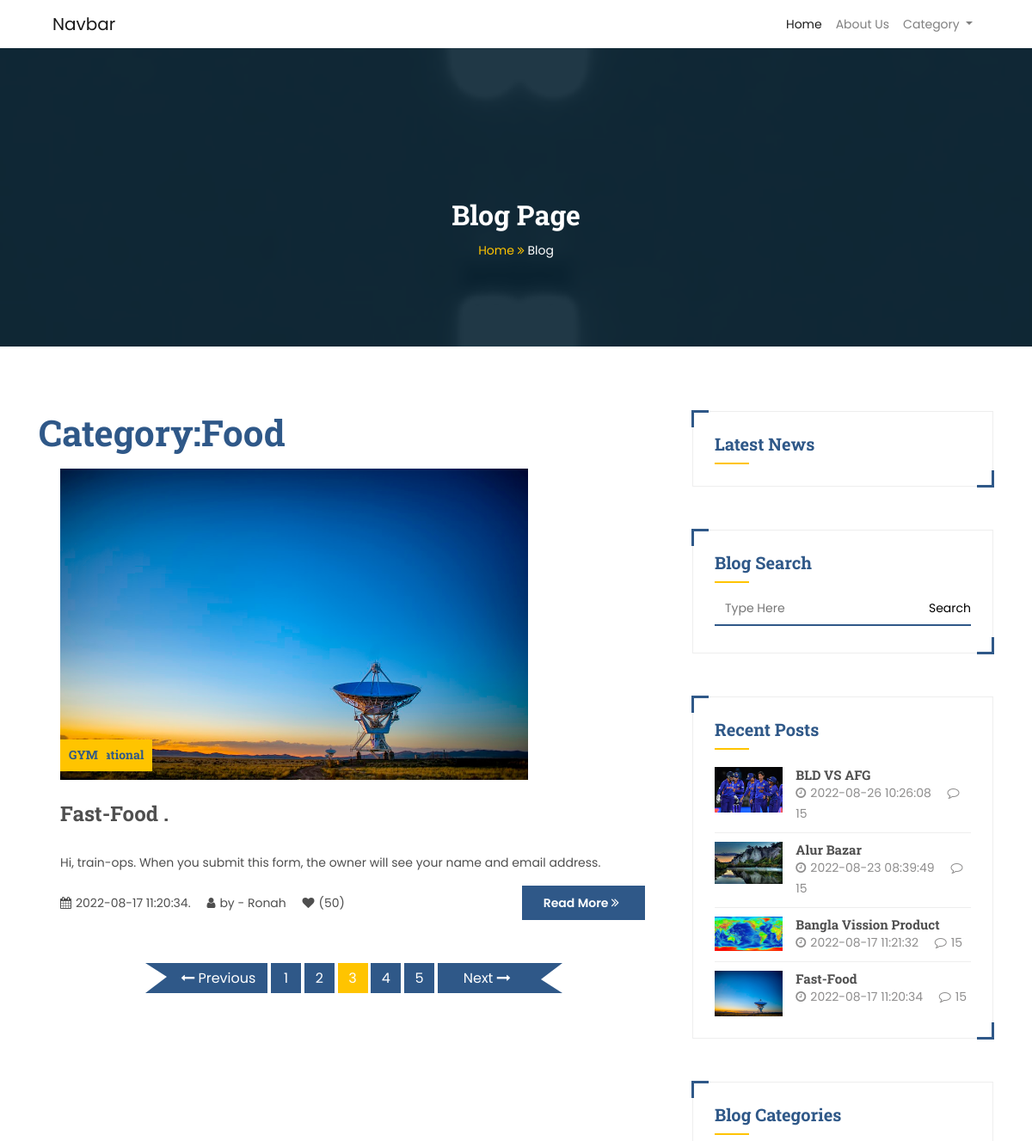
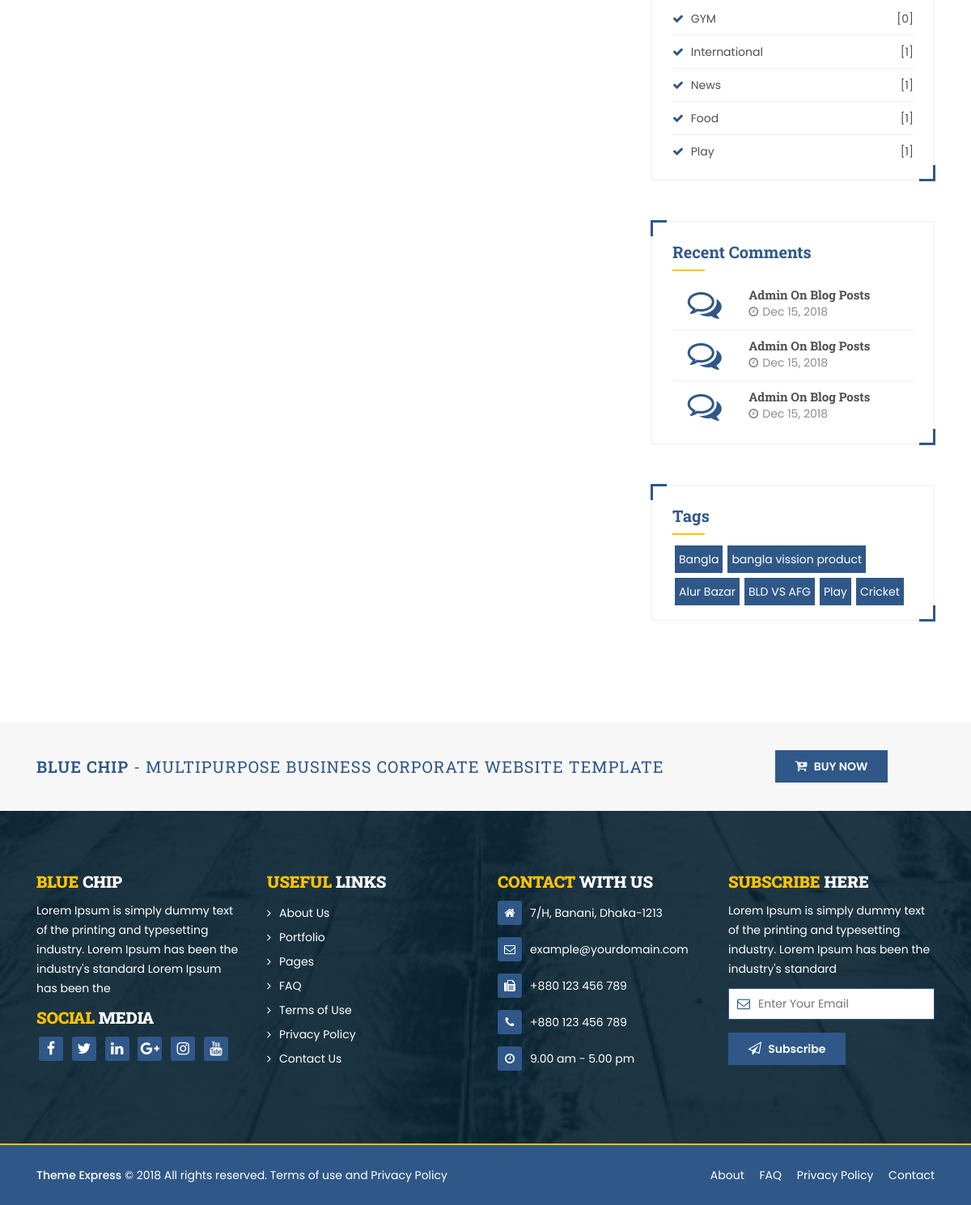
The page /category.php?category_post_veiw=14 on the database its author committed (2 pictures, top to bottom).
### tables this page shows
CREATE TABLE `category` (
  `cat_id` int(11) NOT NULL,
  `cat_name` varchar(255) NOT NULL,
  `cat_des` text NOT NULL,
  `status` int(11) NOT NULL DEFAULT 1 COMMENT '1=active, 2=draft',
  `author` int(11) NOT NULL
);

CREATE TABLE `post` (
  `post_id` int(11) NOT NULL,
  `post_tittle` varchar(255) NOT NULL,
  `post_des` text NOT NULL,
  `post_cat` int(11) NOT NULL,
  `post_image` text NOT NULL,
  `tag` varchar(255) NOT NULL,
  `author` int(11) NOT NULL,
  `status` int(1) NOT NULL DEFAULT 1 COMMENT '1=published, 2=draft ',
  `post_date` datetime NOT NULL
);

CREATE TABLE `user` (
  `user_id` int(11) NOT NULL,
  `user_name` varchar(255) NOT NULL,
  `user_email` varchar(255) NOT NULL,
  `user_phone` varchar(255) DEFAULT NULL,
  `password` varchar(255) NOT NULL,
  `user_address` varchar(255) DEFAULT NULL,
  `user_role` int(1) NOT NULL DEFAULT 3 COMMENT '1=admin, 2=editor, 3=author',
  `user_status` int(1) NOT NULL DEFAULT 2 COMMENT '1=active, 2=inactive',
  `profile` text DEFAULT NULL,
  `join_date` datetime NOT NULL
);

### category.php (the view, shortened to what this page needs)
<?php
    include 'include/header.php';
?>
<section class="blog-bg background-img">
    <div class="container">
        <div class="row">
            <div class="col-md-12">
                <h2 class="page-title">Blog Page</h2>
                <nav class="page-breadcrumb-item">
                    <ol>
                        <li><a href="index.html">Home <i class="fa fa-angle-double-right"></i></a></li>
                        <li class="active">Blog</li>
                    </ol>
                </nav>
            </div>
        </div>
    </div>
</section>
<section>
    <div class="container">
        <div class="row">
            <div class="col-md-8">
                <?php
                    if (isset($_GET['category_post_veiw'])) {
                        $category_post_veiw      = $_GET['category_post_veiw'];
                        $category_post_select    = "SELECT * FROM category WHERE cat_id='$category_post_veiw'";
                        $category_post_select_sql = mysqli_query($db, $category_post_select);
                        while ($row=mysqli_fetch_array($category_post_select_sql)) {
                            $cat_name_veiw =$row['cat_name']; ?>
                            <h1 class="mb-3">Category:<?php echo $cat_name_veiw;?></h1>
                        <?php }
                        $select_post      ="SELECT * FROM post WHERE post_cat='$category_post_veiw'";
                        $select_post_query=mysqli_query($db, $select_post);
                        while ($row=mysqli_fetch_assoc($select_post_query)) {
                              $post_id    =$row['post_id'];
                              $post_tittle=$row['post_tittle'];
                              $post_des   =$row['post_des'];
                              $excerpt    =substr($post_des, '0', '220');
                              $post_image =$row['post_image'];
                              $author     =$row['author'];
                              $post_date  =$row['post_date']; ?>
                              <div class="blog-post">
                                <div class="blog-banner">
                                    <a href="single_post.php?single_post_id=<?php echo $post_id;?>">
                                        <img src="admin/dist/img/post/<?php echo $post_image;?>" width=80%>
                                        <div class="blog-category-name">
                                            <?php
                                                $select_cat    ="SELECT * FROM category";
                                                $select_cat_sql=mysqli_query($db, $select_cat);
                                                while ($row=mysqli_fetch_assoc($select_cat_sql)) {
                                                    $cat_name=$row['cat_name']; ?>
                                                    <h6><?php echo $cat_name;?></h6>
                                                <?php }
                                            ?>
                                        </div>
                                    </a>
                                </div>
                                <div class="blog-description">
                                    <a href="single_post.php?single_post_id=<?php echo $post_id;?>">
                                        <h3 class="post-title"><?php echo $post_tittle;?>.</h3>
                                    </a>
                                    <p><?php echo $excerpt;?></p>
                                    <div class="row">
                                        <div class="col-md-8">
                                            <div class="blog-info">
                                                <ul>
                                                    <li><i class="fa fa-calendar"></i><?php echo $post_date;?>.</li>
                                                    <?php
                                                        $select_author="SELECT * FROM user WHERE user_id='$author'";
                                                        $select_author_sql=mysqli_query($db, $select_author);
                                                        while ($row=mysqli_fetch_array($select_author_sql)) {
                                                            $user_name=$row['user_name'];
                                                        }
                                                    ?>
                                                    <li><i class="fa fa-user"></i>by - <?php echo $user_name;?></li>
                                                    <li><i class="fa fa-heart"></i>(50)</li>
                                                </ul>
                                            </div>
                                        </div>
                                        <div class="col-md-4 read-more-btn">
                                            <a href="single_post.php?single_post_id=<?php echo $post_id;?>">
                                                <button type="button" class="btn-main">Read More <i class="fa fa-angle-double-right"></i></button>
                                            </a>
                                        </div>
                                    </div>
                                </div>
                               </div>
                            <?php }
                    }
                ?>
                <div class="paginetion">
                    <ul>
                        <li class="blog-prev">
                            <a href=""><i class="fa fa-long-arrow-left"></i>  Previous</a>
                        </li>
                        <li><a href="">1</a></li>
                        <li><a href="">2</a></li>
                        <li class="active"><a href="">3</a></li>
                        <li><a href="">4</a></li>
                        <li><a href="">5</a></li>
                        <li class="blog-next">
                            <a href=""> Next <i class="fa fa-long-arrow-right"></i></a>
                        </li>
                    </ul>
                </div>
            </div>
            <div class="col-md-4">
                <?php
                include 'include/sidebar.php';
                ?>
            </div>
        </div>
    </div>
</section>
<section class="buy-now">
    <div class="container">
        <div class="row">
            <div class="col-md-9">
                <h4><span>Blue Chip</span> - Multipurpose Business Corporate Website Template</h4>
            </div>
            <div class="col-md-3">
                <button type="button" class="btn-main"><i class="fa fa-cart-plus"></i> Buy Now</button>
            </div>
        </div>
    </div>
</section>
<?php
    include 'include/footer.php';
?>

### include/sidebar.php (shortened to what this page needs)
<div class="widget">
    <h4>Latest News</h4>
    <div class="title-border"></div>
</div>
<div class="widget">
        <h4>Blog Search</h4>
        <div class="title-border"></div>
        <div class="search-bar">
            <form action="search.php" method="post">
                <div class="form-group btn-group">
                    <input type="text" name="search_keyword" placeholder="Type Here" autocomplete="off" class="form-input">
                    <button style="border: none; background: transparent; border-bottom: 2px solid #2f5888;" type="submit" name="search">Search</button>
                </div>
            </form>
        </div>
</div>
<div class="widget">
    <h4>Recent Posts</h4>
    <div class="title-border"></div>
    <div class="recent-post">
        <?php
             $select_post      ="SELECT * FROM post ORDER BY post_id DESC LIMIT 4";
            $select_post_query=mysqli_query($db, $select_post);
            while ($row=mysqli_fetch_assoc($select_post_query)) {
                  $post_id    =$row['post_id'];
                  $post_tittle=$row['post_tittle'];
                  $post_image =$row['post_image'];
                  $post_date  =$row['post_date']; ?>
                  <div class="recent-post-item">
                    <div class="row">
                        <div class="col-md-4">
                            <a href="single_post.php?single_post_id=<?php echo $post_id;?>"><img src="admin/dist/img/post/<?php echo $post_image;?>" width=100%></a>
                        </div>
                        <div class="col-md-8 no-padding">
                            <a href="single_post.php?single_post_id=<?php echo $post_id;?>"><h5><?php echo $post_tittle;?></h5></a>
                            <ul>
                                <li><i class="fa fa-clock-o"></i><?php echo $post_date;?></li>
                                <li><i class="fa fa-comment-o"></i>15</li>
                            </ul>
                        </div>
                    </div>
                </div>
              <?php }
        ?>
    </div>
</div>
<div class="widget">
    <h4>Blog Categories</h4>
    <div class="title-border"></div>
    <div class="blog-categories">
        <ul>
            <?php
             $select_cat    ="SELECT * FROM category ORDER BY cat_id DESC LIMIT 5";
             $select_cat_sql=mysqli_query($db, $select_cat);
             while ($row=mysqli_fetch_assoc($select_cat_sql)) {
                $cat_id  =$row['cat_id'];
                $cat_name=$row['cat_name']; ?>
                <li>
                    <i class="fa fa-check"></i>
                    <a href="category.php?category_post_veiw=<?php echo $cat_id;?>">
                        <?php echo $cat_name;?>
                    </a>
                    <?php
                      $select_post      ="SELECT * FROM post WHERE post_cat='$cat_id'" ;
                      $select_post_query=mysqli_query($db, $select_post);
                      $count_post       =mysqli_num_rows($select_post_query);
                    ?>
                    <span>[<?php echo $count_post;?>]</span>
                </li>
             <?php }
            ?>
        </ul>
    </div>
</div>
<div class="widget">
    <h4>Recent Comments</h4>
    <div class="title-border"></div>
    <div class="recent-comments">
        <div class="recent-comments-item">
            <div class="row">
                <div class="col-md-4">
                    <i class="fa fa-comments-o"></i>
                </div>
                <div class="col-md-8 no-padding">
                    <h5>admin on blog posts</h5>
                    <ul>
                        <li>
                            <i class="fa fa-clock-o"></i>Dec 15, 2018
                        </li>
                    </ul>
                </div>
            </div>
        </div>
        <div class="recent-comments-item">
            <div class="row">
                <div class="col-md-4">
                    <i class="fa fa-comments-o"></i>
                </div>
                <div class="col-md-8 no-padding">
                    <h5>admin on blog posts</h5>
                    <ul>
                        <li>
                            <i class="fa fa-clock-o"></i>Dec 15, 2018
                        </li>
                    </ul>
                </div>
            </div>
        </div>
        <div class="recent-comments-item">
            <div class="row">
                <div class="col-md-4">
                    <i class="fa fa-comments-o"></i>
                </div>
                <div class="col-md-8 no-padding">
                    <h5>admin on blog posts</h5>
                    <ul>
                        <li>
                            <i class="fa fa-clock-o"></i>Dec 15, 2018
                        </li>
                    </ul>
                </div>
            </div>
        </div>
    </div>
</div>
<div class="widget">
    <h4>Tags</h4>
    <div class="title-border"></div>
    <div class="meta-tags">
        <?php
        $select_tags   ="SELECT * FROM post LIMIT 6";
        $select_tag_sql=mysqli_query($db, $select_tags);
        while ($row=mysqli_fetch_assoc($select_tag_sql)) {
            $tag     =$row['tag'];
            $single_tag=explode(',', $tag);
            foreach ($single_tag as $tag) {
                echo "<span>$tag</span>";
            }
             }
        ?>
    </div>
</div>

### rows shown on the page
category: cat_name "Food", count_post "1"
post: post_image (picture), post_tittle "Fast-Food", post_des "Hi, train-ops. When you submit this form, the owner will see your name and email address.", post_date "2022-08-17 11:20:34", user.user_name "Ronah", tag "Bangla"
category: cat_name "GYM", count_post "0"
post: post_image (picture), post_tittle "BLD VS AFG", post_date "2022-08-26 10:26:08", tag "BLD VS AFG", tag "Play", tag "Cricket"
post: post_image (picture), post_tittle "Alur Bazar", post_date "2022-08-23 08:39:49", tag "Alur Bazar"
post: post_image (picture), post_tittle "Bangla Vission Product", post_date "2022-08-17 11:21:32", tag "bangla vission product"
category: cat_name "International", count_post "1"
category: cat_name "News", count_post "1"
category: cat_name "Play", count_post "1"
